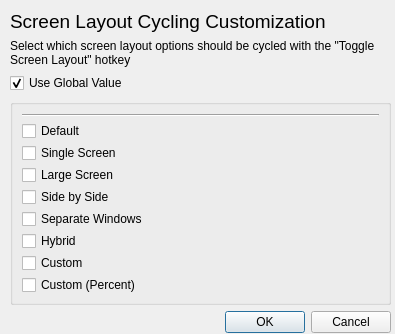
<?xml version="1.0" encoding="UTF-8"?>
<ui version="4.0">
 <class>ConfigureLayoutCycle</class>
 <widget class="QDialog" name="ConfigureLayoutCycle">
  <property name="windowModality">
   <enum>Qt::ApplicationModal</enum>
  </property>
  <property name="geometry">
   <rect>
    <x>0</x>
    <y>0</y>
    <width>395</width>
    <height>334</height>
   </rect>
  </property>
  <property name="sizePolicy">
   <sizepolicy hsizetype="Preferred" vsizetype="Minimum">
    <horstretch>0</horstretch>
    <verstretch>0</verstretch>
   </sizepolicy>
  </property>
  <property name="windowTitle">
   <string>Configure Layout Cycling</string>
  </property>
  <widget class="QWidget" name="verticalLayoutWidget">
   <property name="geometry">
    <rect>
     <x>10</x>
     <y>10</y>
     <width>381</width>
     <height>323</height>
    </rect>
   </property>
   <layout class="QVBoxLayout" name="verticalLayout" stretch="1,1,0,0,1">
    <property name="sizeConstraint">
     <enum>QLayout::SetDefaultConstraint</enum>
    </property>
    <item>
     <widget class="QLabel" name="label">
      <property name="sizePolicy">
       <sizepolicy hsizetype="Preferred" vsizetype="Fixed">
        <horstretch>0</horstretch>
        <verstretch>0</verstretch>
       </sizepolicy>
      </property>
      <property name="font">
       <font>
        <pointsize>14</pointsize>
       </font>
      </property>
      <property name="text">
       <string>Screen Layout Cycling Customization</string>
      </property>
     </widget>
    </item>
    <item>
     <widget class="QLabel" name="instructions">
      <property name="sizePolicy">
       <sizepolicy hsizetype="Preferred" vsizetype="Fixed">
        <horstretch>0</horstretch>
        <verstretch>0</verstretch>
       </sizepolicy>
      </property>
      <property name="text">
       <string>Select which screen layout options should be cycled with the &quot;Toggle Screen Layout&quot; hotkey</string>
      </property>
      <property name="wordWrap">
       <bool>true</bool>
      </property>
     </widget>
    </item>
    <item>
     <widget class="QCheckBox" name="globalCheck">
      <property name="text">
       <string>Use Global Value</string>
      </property>
      <property name="checked">
       <bool>true</bool>
      </property>
     </widget>
    </item>
    <item>
     <widget class="QGroupBox" name="checkGroup">
      <property name="enabled">
       <bool>true</bool>
      </property>
      <layout class="QVBoxLayout" name="vertLayout">
       <item>
        <widget class="Line" name="line">
         <property name="orientation">
          <enum>Qt::Horizontal</enum>
         </property>
        </widget>
       </item>
       <item>
        <widget class="QCheckBox" name="defaultCheck">
         <property name="text">
          <string>Default</string>
         </property>
         <property name="checked">
          <bool>false</bool>
         </property>
        </widget>
       </item>
       <item>
        <widget class="QCheckBox" name="singleCheck">
         <property name="text">
          <string>Single Screen</string>
         </property>
         <property name="checked">
          <bool>false</bool>
         </property>
        </widget>
       </item>
       <item>
        <widget class="QCheckBox" name="largeCheck">
         <property name="text">
          <string>Large Screen</string>
         </property>
         <property name="checked">
          <bool>false</bool>
         </property>
        </widget>
       </item>
       <item>
        <widget class="QCheckBox" name="sidebysideCheck">
         <property name="text">
          <string>Side by Side</string>
         </property>
         <property name="checked">
          <bool>false</bool>
         </property>
        </widget>
       </item>
       <item>
        <widget class="QCheckBox" name="separateCheck">
         <property name="text">
          <string>Separate Windows</string>
         </property>
         <property name="checked">
          <bool>false</bool>
         </property>
        </widget>
       </item>
       <item>
        <widget class="QCheckBox" name="hybridCheck">
         <property name="text">
          <string>Hybrid</string>
         </property>
         <property name="checked">
          <bool>false</bool>
         </property>
        </widget>
       </item>
       <item>
        <widget class="QCheckBox" name="customCheck">
         <property name="text">
          <string>Custom</string>
         </property>
         <property name="checked">
          <bool>false</bool>
         </property>
        </widget>
       </item>
       <item>
        <widget class="QCheckBox" name="customPercentCheck">
         <property name="text">
          <string>Custom (Percent)</string>
         </property>
         <property name="checked">
          <bool>false</bool>
         </property>
        </widget>
       </item>
      </layout>
     </widget>
    </item>
    <item>
     <widget class="QDialogButtonBox" name="buttonBox">
      <property name="orientation">
       <enum>Qt::Horizontal</enum>
      </property>
      <property name="standardButtons">
       <set>QDialogButtonBox::Cancel|QDialogButtonBox::Ok</set>
      </property>
     </widget>
    </item>
   </layout>
  </widget>
 </widget>
 <resources/>
 <connections>
  <connection>
   <sender>buttonBox</sender>
   <signal>accepted()</signal>
   <receiver>ConfigureLayoutCycle</receiver>
   <slot>accept()</slot>
   <hints>
    <hint type="sourcelabel">
     <x>248</x>
     <y>254</y>
    </hint>
    <hint type="destinationlabel">
     <x>157</x>
     <y>274</y>
    </hint>
   </hints>
  </connection>
  <connection>
   <sender>buttonBox</sender>
   <signal>rejected()</signal>
   <receiver>ConfigureLayoutCycle</receiver>
   <slot>reject()</slot>
   <hints>
    <hint type="sourcelabel">
     <x>316</x>
     <y>260</y>
    </hint>
    <hint type="destinationlabel">
     <x>286</x>
     <y>274</y>
    </hint>
   </hints>
  </connection>
 </connections>
</ui>
